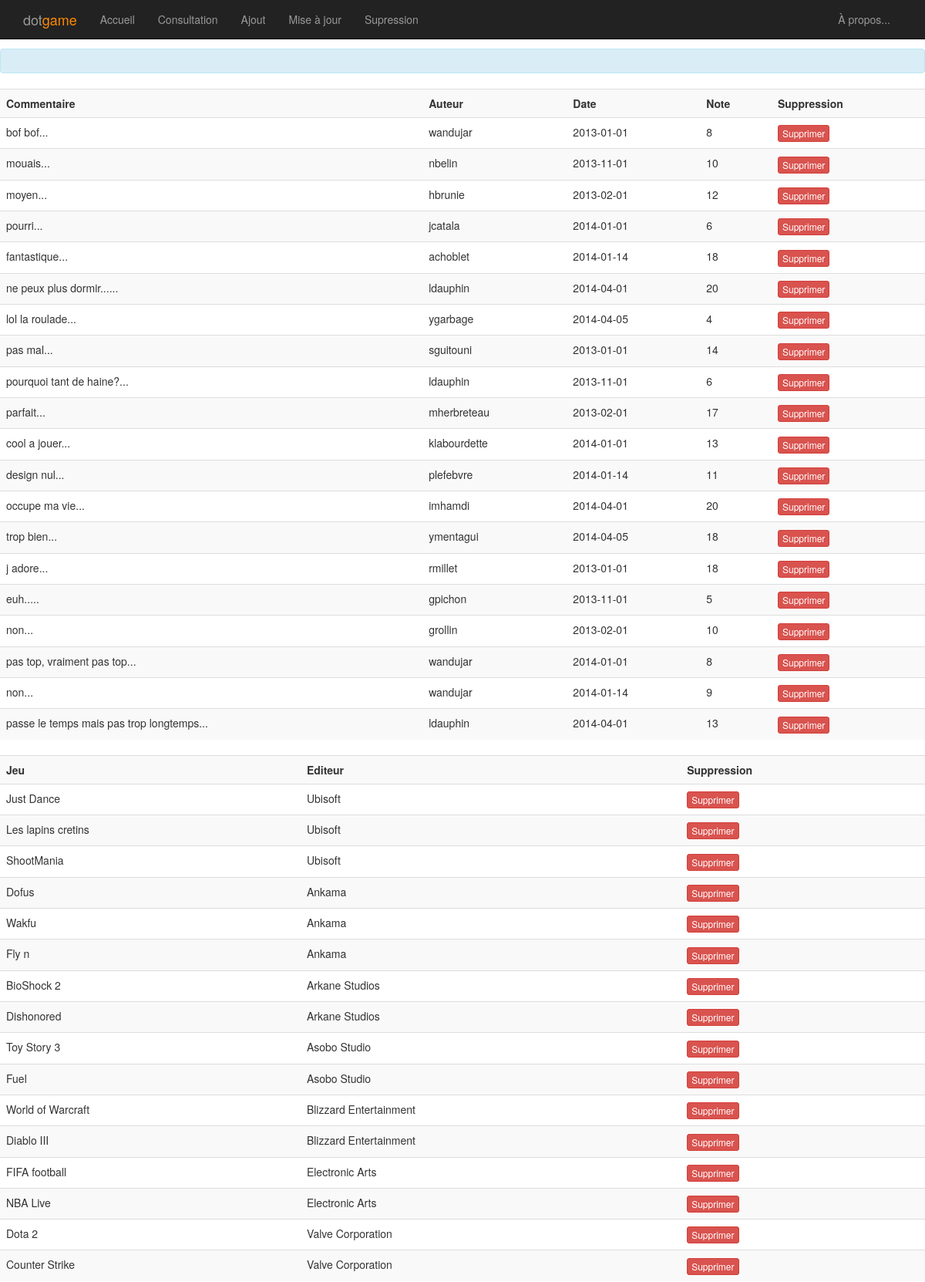
Screenshot of /site/index.php?action=suppression (upper part) with the database file from the repository.
### tables this page shows
CREATE TABLE commentaire (
  idCommentaire   int NOT NULL AUTO_INCREMENT,
  note            int,
  commentaire     VARCHAR(140),
  dateCommentaire date,
  pseudo          VARCHAR(32),
  idJeu           int,
  idPlateforme    int,
  CONSTRAINT pk_commentaire PRIMARY KEY(idCommentaire)
);

CREATE TABLE jeu (
  idJeu     int NOT NULL AUTO_INCREMENT,
  nomJeu    VARCHAR(128),	
  idEditeur int,
  CONSTRAINT pk_jeu PRIMARY KEY(idJeu)
);

CREATE TABLE editeur (
  idEditeur  int NOT NULL AUTO_INCREMENT,
  nomEditeur VARCHAR(128),	
  PRIMARY KEY(idEditeur)
);

### site/php/selection.php (called while the page is built, shortened)
<?php
function select_comments(){
  $query =  "SELECT * FROM commentaire";
  $result = mysql_query($query) or die(mysql_error());
  return $result;
}
function select_games(){
  $query =  "SELECT idJeu, nomJeu, nomEditeur FROM jeu INNER JOIN editeur ON jeu.idEditeur = editeur.idEditeur";
  $result = mysql_query($query) or die(mysql_error());
  return $result;
}
?>

### site/suppression.php (the view, shortened to what this page needs)
<?php
require_once("php/selection.php");
?>
<h2>Formulaire de commentaire</h2>
<div class="alert alert-info" id="result"></div>
   <?php
   $comments = select_comments();
  echo "<table class=\"table table-striped\">";
  echo "<tr><th>Commentaire</th><th>Auteur</th><th>Date</th><th>Note</th><th>Suppression</th></tr>";
while($att = mysql_fetch_array($comments)){
  $id = $att["idCommentaire"];
  $mark = $att["note"];
  $author = $att["pseudo"];
  $date = $att["dateCommentaire"];
  $comment = substr($att["commentaire"], 0, 100)."...";
  echo "<tr id=\"comment$id\">
        <td>$comment</td><td>$author</td><td>$date</td><td>$mark</td>
        <td><button class=\"btn btn-danger btn-xs\" onclick=\"javascript:delete_comment($id);\">Supprimer</button></td></tr>";
}
echo "</table>";
$games = select_games();
  echo "<table class=\"table table-striped\">";
  echo "<tr><th>Jeu</th><th>Editeur</th><th>Suppression</th></tr>";
while($att = mysql_fetch_array($games)){
  $id = $att["idJeu"];
  $editor = $att["nomEditeur"];
  $name= $att["nomJeu"];
  echo "<tr id=\"game$id\">
        <td>$name</td><td>$editor</td><td><button class=\"btn btn-danger btn-xs\" onclick=\"javascript:delete_game($id);\">Supprimer</button></td></tr>\n";
}
echo "</table>";
?>

### site/index.php (shortened to what this page needs)
<?php
$page = $_GET["action"];
$page = $page.".php";
?>
<!DOCTYPE html>
<html lang="fr">
  <head>
    <link href="bootstrap/css/bootstrap.css" rel="stylesheet">
    <link href="css/style.css" rel="stylesheet">
  </head>
  <body>
    <div class="navbar navbar-inverse navbar-fixed-top" role="navigation">
      <div class="container">
        <div class="navbar-header">
          <a class="navbar-brand" href="#">dot<span class="game">game</span></a>
        </div>
        <div class="navbar-collapse collapse">
          <ul class="nav navbar-nav">
            <li><a href="index.php?action=">Accueil</a></li>
            <li><a href="index.php?action=consultation">Consultation</a></li>
            <li><a href="index.php?action=ajout">Ajout</a></li>
            <li><a href="index.php?action=maj">Mise à jour</a></li>
            <li><a href="index.php?action=suppression">Supression</a></li>
          </ul>
          <ul class="nav navbar-nav navbar-right">
          <li><a href="index.php?action=about">&Agrave; propos...</a></li>
          </ul>
        </div>
      </div>
    </div>
 <?php require($page); ?>
  </body>
</html>

### site/css/style.css (style rules this page uses)
.game { color: #ff8a00; }
a { color: #ff8a00; }

### rows the page displays
commentaire: commentaire "bof bof...", pseudo "wandujar", dateCommentaire "2013-01-01", note "8"
commentaire: commentaire "mouais...", pseudo "nbelin", dateCommentaire "2013-11-01", note "10"
commentaire: commentaire "moyen...", pseudo "hbrunie", dateCommentaire "2013-02-01", note "12"
commentaire: commentaire "pourri...", pseudo "jcatala", dateCommentaire "2014-01-01", note "6"
commentaire: commentaire "fantastique...", pseudo "achoblet", dateCommentaire "2014-01-14", note "18"
commentaire: commentaire "ne peux plus dormir......", pseudo "ldauphin", dateCommentaire "2014-04-01", note "20"
commentaire: commentaire "lol la roulade...", pseudo "ygarbage", dateCommentaire "2014-04-05", note "4"
commentaire: commentaire "pas mal...", pseudo "sguitouni", dateCommentaire "2013-01-01", note "14"
commentaire: commentaire "pourquoi tant de haine?...", pseudo "ldauphin", dateCommentaire "2013-11-01", note "6"
commentaire: commentaire "parfait...", pseudo "mherbreteau", dateCommentaire "2013-02-01", note "17"
commentaire: commentaire "cool a jouer...", pseudo "klabourdette", dateCommentaire "2014-01-01", note "13"
commentaire: commentaire "design nul...", pseudo "plefebvre", dateCommentaire "2014-01-14", note "11"
commentaire: commentaire "occupe ma vie...", pseudo "imhamdi", dateCommentaire "2014-04-01", note "20"
commentaire: commentaire "trop bien...", pseudo "ymentagui", dateCommentaire "2014-04-05", note "18"
commentaire: commentaire "j adore...", pseudo "rmillet", dateCommentaire "2013-01-01", note "18"
commentaire: commentaire "euh.....", pseudo "gpichon", dateCommentaire "2013-11-01", note "5"
commentaire: commentaire "non...", pseudo "grollin", dateCommentaire "2013-02-01", note "10"
commentaire: commentaire "pas top, vraiment pas top...", pseudo "wandujar", dateCommentaire "2014-01-01", note "8"
commentaire: commentaire "non...", pseudo "wandujar", dateCommentaire "2014-01-14", note "9"
commentaire: commentaire "passe le temps mais pas trop longtemps...", pseudo "ldauphin", dateCommentaire "2014-04-01", note "13"
jeu: nomJeu "Just Dance", idEditeur.nomEditeur "Ubisoft"
jeu: nomJeu "Les lapins cretins", idEditeur.nomEditeur "Ubisoft"
jeu: nomJeu "ShootMania", idEditeur.nomEditeur "Ubisoft"
jeu: nomJeu "Dofus", idEditeur.nomEditeur "Ankama"
jeu: nomJeu "Wakfu", idEditeur.nomEditeur "Ankama"
jeu: nomJeu "Fly n", idEditeur.nomEditeur "Ankama"
jeu: nomJeu "BioShock 2", idEditeur.nomEditeur "Arkane Studios"
jeu: nomJeu "Dishonored", idEditeur.nomEditeur "Arkane Studios"
jeu: nomJeu "Toy Story 3", idEditeur.nomEditeur "Asobo Studio"
jeu: nomJeu "Fuel", idEditeur.nomEditeur "Asobo Studio"
jeu: nomJeu "World of Warcraft", idEditeur.nomEditeur "Blizzard Entertainment"
jeu: nomJeu "Diablo III", idEditeur.nomEditeur "Blizzard Entertainment"
jeu: nomJeu "FIFA football", idEditeur.nomEditeur "Electronic Arts"
jeu: nomJeu "NBA Live", idEditeur.nomEditeur "Electronic Arts"
jeu: nomJeu "Dota 2", idEditeur.nomEditeur "Valve Corporation"
jeu: nomJeu "Counter Strike", idEditeur.nomEditeur "Valve Corporation"
